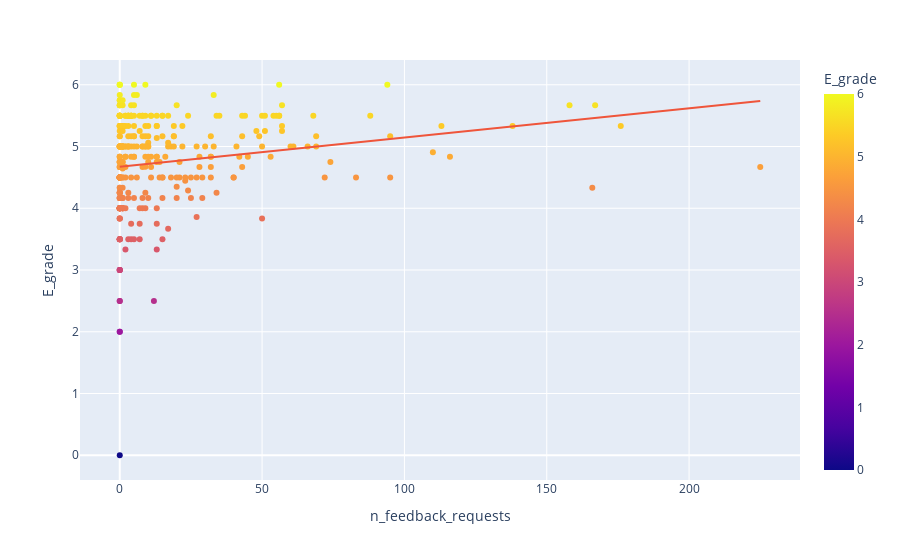

Notebook code for this chart:
### Code cell
students.plot.scatter(x="n_feedback_requests",y="E_grade",color='E_grade',trendline="ols")

### Figure 1 — Plotly figure (JSON) as saved in the notebook; plotly's stock layout.template omitted (floating-point values rounded to 4 significant figures; data arrays with more than 128 entries replaced by an {"elided": "..."} marker saying what was removed)
{"data": [{"hovertemplate": "n_feedback_requests=%{x}<br>E_grade=%{marker.color}<extra></extra>", "legendgroup": "", "marker": {"color": {"elided": "321 float values"}, "coloraxis": "coloraxis", "symbol": "circle"}, "mode": "markers", "name": "", "orientation": "v", "showlegend": false, "type": "scatter", "x": {"elided": "321 int values"}, "xaxis": "x", "y": {"elided": "321 float values"}, "yaxis": "y"}, {"hovertemplate": "<b>OLS trendline</b><br>E_grade = 0.0047421 * n_feedback_requests + 4.67118<br>R<sup>2</sup>=0.036879<br><br>n_feedback_requests=%{x}<br>E_grade=%{y} <b>(trend)</b><extra></extra>", "legendgroup": "", "marker": {"symbol": "circle"}, "mode": "lines", "name": "", "showlegend": false, "type": "scatter", "x": {"elided": "321 int values"}, "xaxis": "x", "y": {"elided": "321 float values"}, "yaxis": "y"}], "layout": {"coloraxis": {"colorbar": {"title": {"text": "E_grade"}}, "colorscale": [[0, "#0d0887"], [0.1111, "#46039f"], [0.2222, "#7201a8"], [0.3333, "#9c179e"], [0.4444, "#bd3786"], [0.5556, "#d8576b"], [0.6667, "#ed7953"], [0.7778, "#fb9f3a"], [0.8889, "#fdca26"], [1, "#f0f921"]]}, "legend": {"tracegroupgap": 0}, "margin": {"t": 60}, "xaxis": {"anchor": "y", "domain": [0, 1], "title": {"text": "n_feedback_requests"}}, "yaxis": {"anchor": "x", "domain": [0, 1], "title": {"text": "E_grade"}}}}
